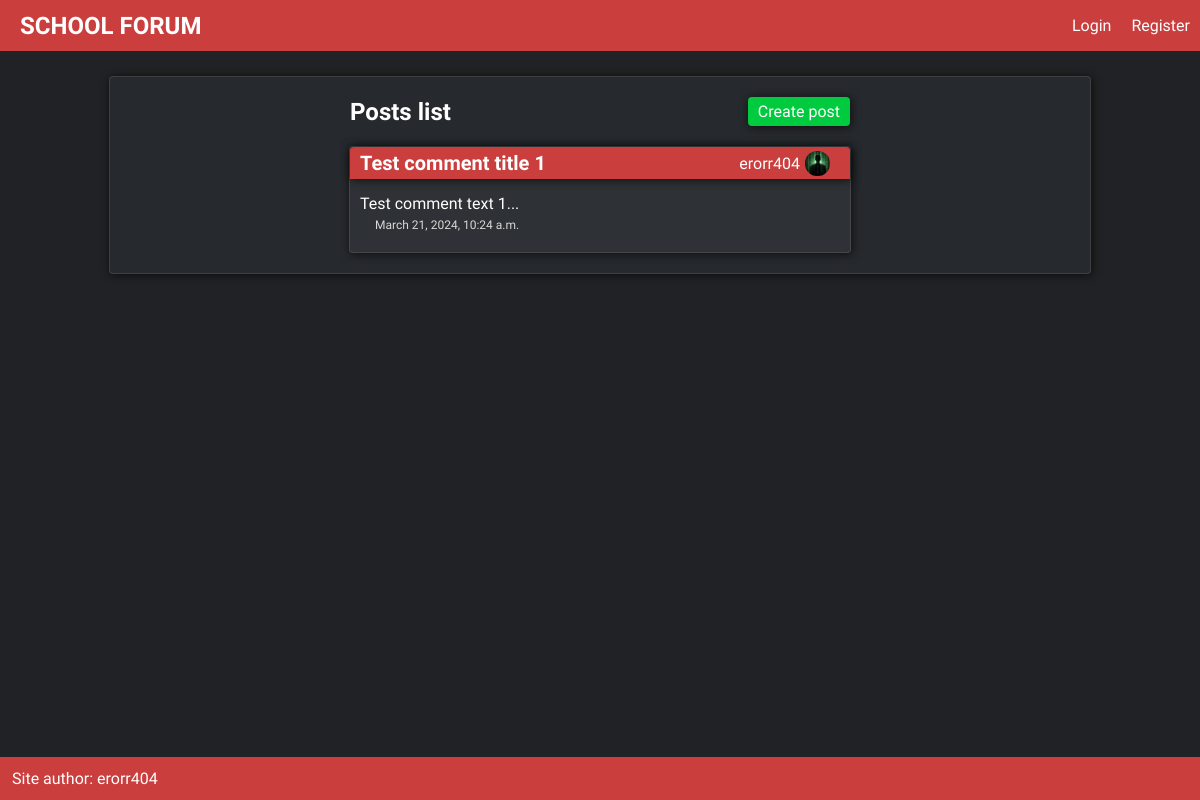
/lessons-discussion, run on an earlier commit of the app's database.
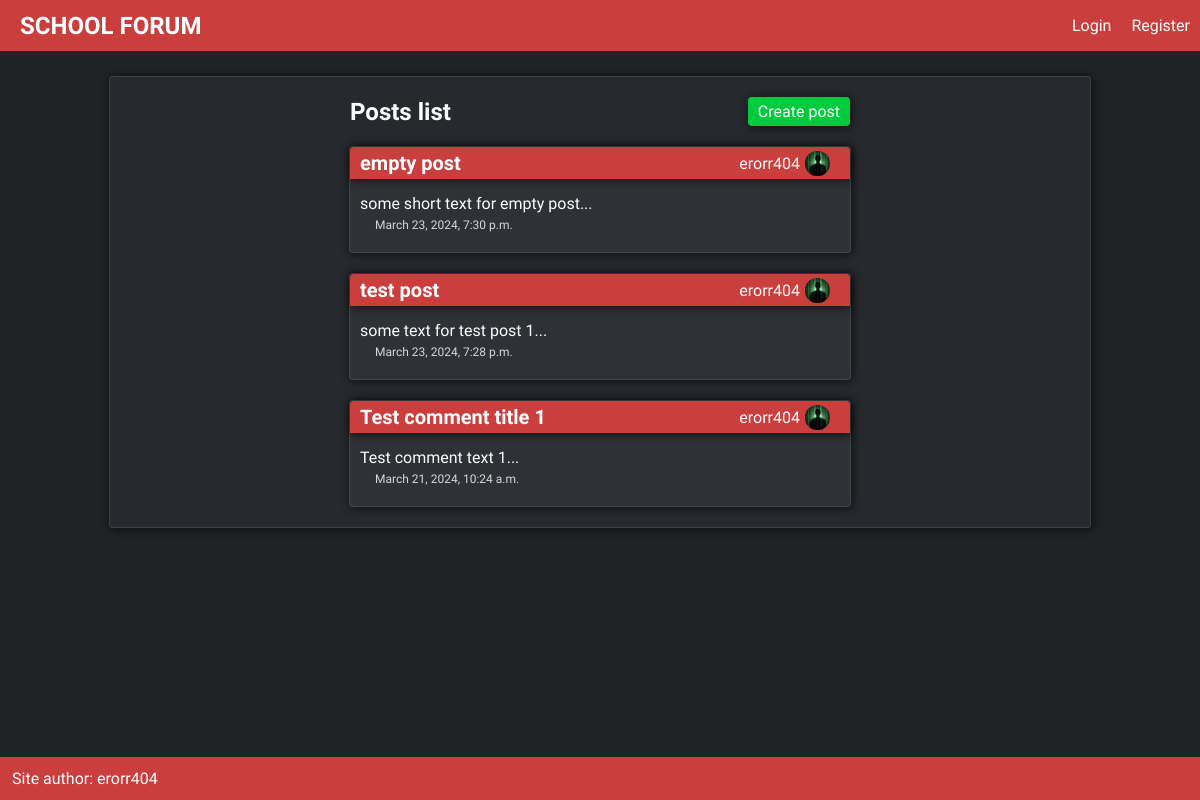
And on a later commit of the database.
### posts/models.py (models this page shows, shortened)
class Post(models.Model):
    title = models.CharField(max_length=50)
    slug = models.SlugField()
    body = models.TextField()
    date = models.DateTimeField(auto_now_add=True)
    category = models.ForeignKey(Category, models.CASCADE, default=None)
    author = models.ForeignKey(User, models.CASCADE, default=None)
    def snippet(self):
        return self.body[:50] + '...'

### accounts/models.py (models this page shows, shortened)
class Profile(models.Model):
    user = models.OneToOneField(User, models.CASCADE)
    image = models.ImageField(upload_to='profile_pics/', default='default.jpg')
    biography = models.TextField(default='')

### posts/views.py (the view)
# urls.py: path('<slug:category>', views.post_list_view, name='posts_list'),
def post_list_view(request, category):
    posts = Post.objects.filter(Q(category__slug=category)).order_by('date')[::-1]
    user_profiles = []
    for post in posts:
        post_user_profile = Profile.objects.get(user=post.author)
        user_profiles.append(post_user_profile)
    zipped_list = zip(posts, user_profiles)
    return render(request, 'posts_list.html', {'posts':posts, 'category':category, 'profiles':user_profiles, 'zipped_list':zipped_list})

### posts/templates/posts_list.html (shortened to what this page needs)
{% extends 'base_layout.html' %}
{% block content %}
    <div class="main-content shadow light-border">
        <div class="page-title-header posts">
            <h2>Posts list</h2>
            <a href="{% url 'posts:create' category=category %}" class="create-post shadow">Create post</a>
        </div>
        <div class="posts">
            {% for post, profile in zipped_list %}
                <div class="post shadow light-border">
                    <a href="{% url 'posts:show' category=category post=post.slug %}">
                        <div class="title shadow">
                            <h2 class="post-title">{{ post.title }}</h2>
                            <div class="post-user">
                                <a href="{% url 'accounts:user_profile' username=post.author.username %}" class="user-profile-link">
                                    <p class="post-author">{{ post.author }}</p>
                                    <img class="profile-image" src=" {{ profile.image.url }}" alt="profile image">
                                </a>
                            </div>
                        </div>
                        <div class="post-content">
                            <a href="{% url 'posts:show' category=category post=post.slug %}">
                                <p class="post-snippet">{{ post.snippet }}</p>
                                <p class="post-date">{{ post.date }}</p>
                            </a>
                        </div>
                    </a>
                </div>
            {% endfor %}
        </div>
    </div>
{% endblock content %}

What changed in the data, as far as the page shows it:
added Post: title "empty post", author "erorr404", image (picture), snippet "some short text for empty post...", date "March 23, 2024, 7:30 p.m."
added Post: title "test post", author "erorr404", image (picture), snippet "some text for test post 1...", date "March 23, 2024, 7:28 p.m."
